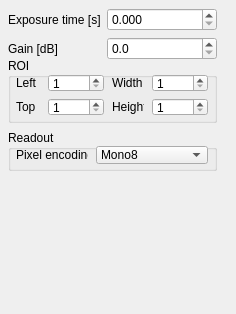
             <widget class="QWidget" name="ODTcameraBox">
              <property name="geometry">
               <rect>
                <x>0</x>
                <y>0</y>
                <width>236</width>
                <height>314</height>
               </rect>
              </property>
              <property name="minimumSize">
               <size>
                <width>0</width>
                <height>207</height>
               </size>
              </property>
              <widget class="QGroupBox" name="binningROIBoxODT">
               <property name="geometry">
                <rect>
                 <x>8</x>
                 <y>58</y>
                 <width>209</width>
                 <height>65</height>
                </rect>
               </property>
               <property name="sizePolicy">
                <sizepolicy hsizetype="Preferred" vsizetype="Preferred">
                 <horstretch>0</horstretch>
                 <verstretch>0</verstretch>
                </sizepolicy>
               </property>
               <property name="title">
                <string>ROI</string>
               </property>
               <widget class="QLabel" name="ROILeftODTLabel">
                <property name="geometry">
                 <rect>
                  <x>8</x>
                  <y>16</y>
                  <width>32</width>
                  <height>18</height>
                 </rect>
                </property>
                <property name="text">
                 <string>Left</string>
                </property>
               </widget>
               <widget class="QLabel" name="ROITopODTLabel">
                <property name="geometry">
                 <rect>
                  <x>8</x>
                  <y>40</y>
                  <width>32</width>
                  <height>18</height>
                 </rect>
                </property>
                <property name="text">
                 <string>Top</string>
                </property>
               </widget>
               <widget class="QLabel" name="ROIWidthODTLabel">
                <property name="geometry">
                 <rect>
                  <x>104</x>
                  <y>16</y>
                  <width>32</width>
                  <height>18</height>
                 </rect>
                </property>
                <property name="text">
                 <string>Width</string>
                </property>
               </widget>
               <widget class="QLabel" name="ROIHeightODTLabel">
                <property name="geometry">
                 <rect>
                  <x>104</x>
                  <y>40</y>
                  <width>32</width>
                  <height>18</height>
                 </rect>
                </property>
                <property name="text">
                 <string>Height</string>
                </property>
               </widget>
               <widget class="QSpinBox" name="ROILeftODT">
                <property name="geometry">
                 <rect>
                  <x>40</x>
                  <y>16</y>
                  <width>56</width>
                  <height>18</height>
                 </rect>
                </property>
                <property name="minimum">
                 <number>1</number>
                </property>
                <property name="maximum">
                 <number>2048</number>
                </property>
                <property name="value">
                 <number>1</number>
                </property>
               </widget>
               <widget class="QSpinBox" name="ROITopODT">
                <property name="geometry">
                 <rect>
                  <x>40</x>
                  <y>40</y>
                  <width>56</width>
                  <height>18</height>
                 </rect>
                </property>
                <property name="minimum">
                 <number>1</number>
                </property>
                <property name="maximum">
                 <number>2048</number>
                </property>
                <property name="value">
                 <number>1</number>
                </property>
               </widget>
               <widget class="QSpinBox" name="ROIWidthODT">
                <property name="geometry">
                 <rect>
                  <x>144</x>
                  <y>16</y>
                  <width>56</width>
                  <height>18</height>
                 </rect>
                </property>
                <property name="minimum">
                 <number>1</number>
                </property>
                <property name="maximum">
                 <number>2048</number>
                </property>
                <property name="value">
                 <number>1</number>
                </property>
               </widget>
               <widget class="QSpinBox" name="ROIHeightODT">
                <property name="geometry">
                 <rect>
                  <x>144</x>
                  <y>40</y>
                  <width>56</width>
                  <height>18</height>
                 </rect>
                </property>
                <property name="minimum">
                 <number>1</number>
                </property>
                <property name="maximum">
                 <number>2048</number>
                </property>
                <property name="value">
                 <number>1</number>
                </property>
               </widget>
              </widget>
              <widget class="QGroupBox" name="readoutBoxODT">
               <property name="geometry">
                <rect>
                 <x>8</x>
                 <y>130</y>
                 <width>209</width>
                 <height>41</height>
                </rect>
               </property>
               <property name="title">
                <string>Readout</string>
               </property>
               <widget class="QLabel" name="pixelEncodingODTLabel">
                <property name="geometry">
                 <rect>
                  <x>8</x>
                  <y>16</y>
                  <width>72</width>
                  <height>18</height>
                 </rect>
                </property>
                <property name="text">
                 <string>Pixel encoding</string>
                </property>
               </widget>
               <widget class="QComboBox" name="pixelEncodingODT">
                <property name="geometry">
                 <rect>
                  <x>88</x>
                  <y>16</y>
                  <width>112</width>
                  <height>18</height>
                 </rect>
                </property>
                <property name="currentIndex">
                 <number>0</number>
                </property>
                <item>
                 <property name="text">
                  <string>Mono8</string>
                 </property>
                </item>
                <item>
                 <property name="text">
                  <string>Mono12</string>
                 </property>
                </item>
                <item>
                 <property name="text">
                  <string>Mono16</string>
                 </property>
                </item>
               </widget>
              </widget>
              <widget class="QWidget" name="layoutWidget1">
               <property name="geometry">
                <rect>
                 <x>8</x>
                 <y>8</y>
                 <width>209</width>
                 <height>56</height>
                </rect>
               </property>
               <layout class="QFormLayout" name="formLayout_4">
                <item row="0" column="0">
                 <widget class="QLabel" name="exposureTimeODT_Label">
                  <property name="text">
                   <string>Exposure time [s]</string>
                  </property>
                 </widget>
                </item>
                <item row="0" column="1">
                 <widget class="QDoubleSpinBox" name="exposureTimeODT">
                  <property name="locale">
                   <locale language="English" country="UnitedStates"/>
                  </property>
                  <property name="decimals">
                   <number>3</number>
                  </property>
                  <property name="singleStep">
                   <double>0.001000000000000</double>
                  </property>
                  <property name="value">
                   <double>0.000000000000000</double>
                  </property>
                 </widget>
                </item>
                <item row="1" column="0">
                 <widget class="QLabel" name="gainODT_Label">
                  <property name="text">
                   <string>Gain [dB]</string>
                  </property>
                 </widget>
                </item>
                <item row="1" column="1">
                 <widget class="QDoubleSpinBox" name="gainODT">
                  <property name="locale">
                   <locale language="English" country="UnitedStates"/>
                  </property>
                  <property name="decimals">
                   <number>1</number>
                  </property>
                  <property name="singleStep">
                   <double>1.000000000000000</double>
                  </property>
                  <property name="value">
                   <double>0.000000000000000</double>
                  </property>
                 </widget>
                </item>
               </layout>
              </widget>
             </widget>
